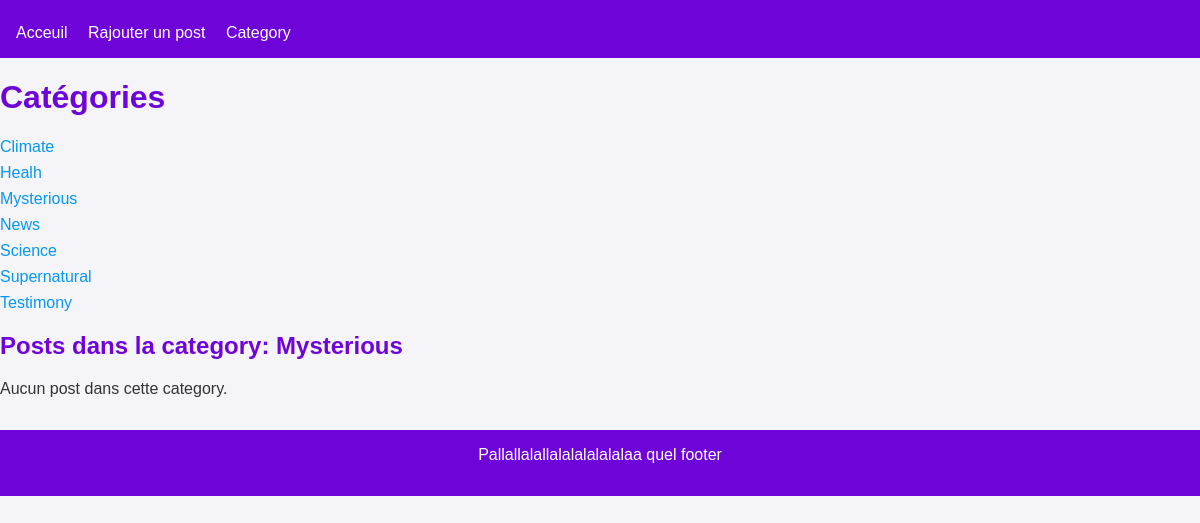
/category?id=5, run on the app's committed database.
### tables this page shows
CREATE TABLE category (
    id INT AUTO_INCREMENT PRIMARY KEY,
    name VARCHAR(100) NOT NULL UNIQUE
);

### src/Core/BaseView.php (called while the page is built, shortened)
<?php
class BaseView
{
    public function render(): void
    {
        $header = new Header();
        $footer = new Footer();
        $header->render();
        $this->content();
        $footer->render();
    }
}

### src/Controller/CategoryController.php (called while the page is built, shortened)
<?php
class CategoryController
{
    public function processRequest(): void
    {
        $this->render();
    }
    public function render(): void
    {
        $categoryRepo = new CategoryRepository();
        $categories = $categoryRepo->findAll();
        $selectedCategory = null;
        $posts = [];
        if (isset($_GET['id'])) {
            $selectedCategory = $categoryRepo->findById((int) $_GET['id']);
            if ($selectedCategory) {
                $postRepo = new PostRepository();
                $posts = $postRepo->findByCategoryId($selectedCategory->getId());
            }
        }
        $view = new CategoryView($categories, $selectedCategory, $posts);
        $view->render();
    }
}

### public/index.php (called while the page is built, shortened)
<?php
$router = new Router(Routes::defineRoutes());
$router->init();

### src/Entity/Category.php (called while the page is built, shortened)
<?php
class Category
{
    private ?int $id;
    private string $name;
    public function __construct(
        string $name
    ) {
        $this->name = $name;
    }
    public function getId(): ?int
    {
        return $this->id;
    }
    public function setId(?int $id): self
    {
        $this->id = $id;
        return $this;
    }
    public function getName(): string
    {
        return $this->name;
    }
}

### src/Repository/CategoryRepository.php (called while the page is built, shortened)
<?php
class CategoryRepository
{
    public function findById(int $id): ?Category
    {
        $connection = Database::connect();
        $query = $connection->prepare("SELECT * FROM category WHERE id = :id");
        $query->bindValue(":id", $id);
        $query->execute();
        $line = $query->fetch(\PDO::FETCH_ASSOC);
        if ($line) {
            $category = new Category($line["name"]);
            $category->setId($line["id"]);
            return $category;
        }
        return null;
    }
    public function findAll(): array
    {
        $list = [];
        $connection = Database::connect();
        $query = $connection->query("SELECT * FROM category");
        while ($line = $query->fetch(\PDO::FETCH_ASSOC)) {
            $category = new Category($line["name"]);
            $category->setId($line["id"]);
            $list[] = $category;
        }
        return $list;
    }
}

### src/View/CategoryView.php (the view, shortened to what this page needs)
<?php
class CategoryView extends BaseView
{
    protected function content(): void
    {
        echo "<h1>Catégories</h1><ul>";
        foreach ($this->categories as $category) {
            echo "<li><a href='/category?id=" . $category->getId() . "'>" . $category->getName() . "</a></li>";
        }
        echo "</ul>";
        if ($this->selectedCategory) {
            echo "<h2>Posts dans la category: " . $this->selectedCategory->getName() . "</h2>";
            if (empty($this->posts)) {
                echo "<p>Aucun post dans cette category.</p>";
            }
        }
    }
}

### src/Core/Router.php (shortened to what this page needs)
<?php
class Router
{
    private array $routes;
    public function __construct(array $routes)
    {
        $this->routes = $routes;
    }
    public function init()
    {
        $currentPath = $_SERVER['PATH_INFO'] ?? "";
        foreach ($this->routes as $path => $controller) {
            if (trim($currentPath, "/") == trim($path, "/")) {
                $controller->processRequest();
                return;
            }
        }
    }
}

### src/View/Part/Header.php (shortened to what this page needs)
<?php
class Header
{
    public function render()
    {
        ?>
        <!DOCTYPE html>
        <html lang="en">
        <head>
            <link rel="stylesheet" href="style.css">
        </head>
        <body>
            <header class=" main-header">
                <nav>
                    <a href="/">Acceuil</a>
                    <a href="/add">Rajouter un post</a>
                    <a href="/category">Category</a>
                </nav>
            </header>
            <?php
    }
}

### src/View/Part/Footer.php (shortened to what this page needs)
<?php
class Footer
{
    public function render()
    {
        ?>
        <footer class="main-footer">
            <lla>Pallallalallalalalalalalaa quel footer</p>
        </footer>
        </body>
        </html>
        <?php
    }
}

### public/style.css (style rules this page uses)
:root { --main-bg: #f4f4f9; --primary-color: #6F04D9; --accent-color: #0597F2; --text-color: #333; --light-text: #666; --card-bg: #fff; --border-color: #ddd; }
body { font-family: Arial, sans-serif; margin: 0; padding: 0; background-color: var(--main-bg); color: var(--text-color); }
h1, h2, h3 { color: var(--primary-color); }
header { background-color: var(--primary-color); color: white; padding: 1rem; }
header nav { margin-top: 0.5rem; }
header nav a { color: white; text-decoration: none; margin-right: 1rem; }
footer { background-color: var(--primary-color); color: white; text-align: center; padding: 1rem; margin-top: 2rem; }
a { color: var(--accent-color); text-decoration: none; }
ul { list-style-type: none; padding: 0; }
li { margin-bottom: 0.5rem; }

### data on the page
category: name "Mysterious"
category: name "Climate"
category: name "Healh"
category: name "News"
category: name "Science"
category: name "Supernatural"
category: name "Testimony"
